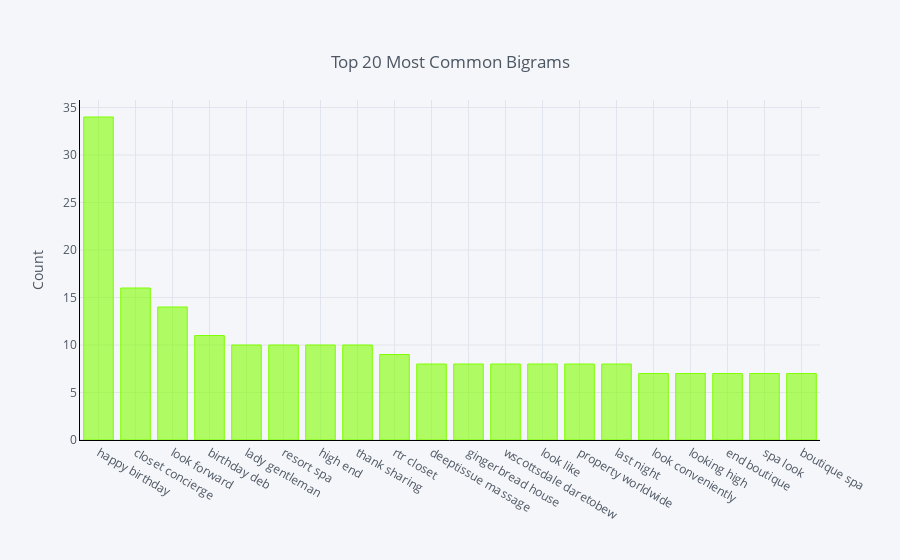
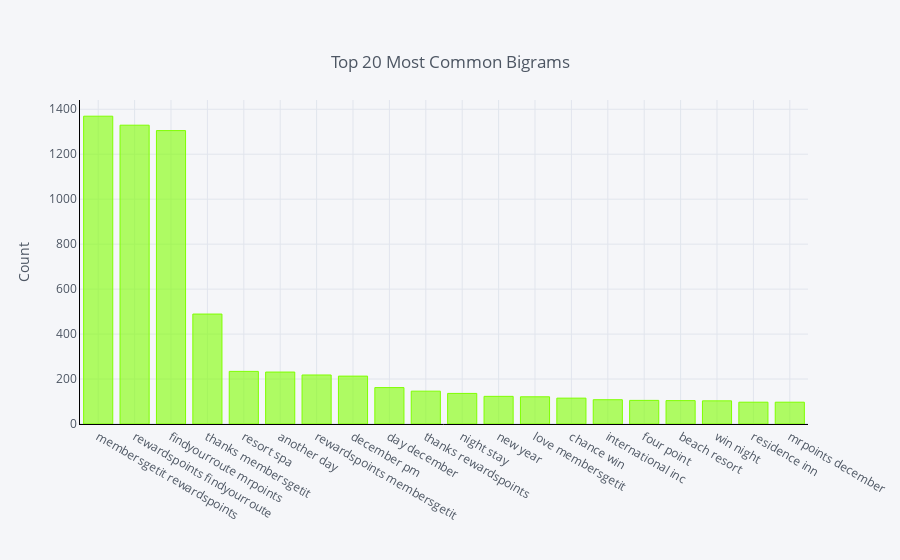

These figures' notebook cell, in order:
### Code cell
for key, val in enumerate(['Luxury','Premium','Select','Expedia','Priceline','Booking.com']):
    common_words = get_top_n_bigram(all_data['Tweet_Strings'].loc[all_data['Class']==val], n=20)
    df1 = pd.DataFrame(common_words, columns = ['Word','Freq'])
    df1.groupby('Word').sum()['Freq'].sort_values(ascending=False).iplot(
kind='bar', yTitle='Count', color = '#7FFF00', linecolor='black', title={'text':'Top 20 Most Common Bigrams', 'y':0.9,
        'x':0.5, 'xanchor': 'center',
        'yanchor': 'top'})

### Figure 1 — Plotly figure (JSON) as saved in the notebook; plotly's stock layout.template omitted (floating-point values rounded to 4 significant figures)
{"data": [{"marker": {"color": "rgba(127, 255, 0, 0.6)", "line": {"color": "rgba(127, 255, 0, 1.0)", "width": 1}}, "name": "Freq", "orientation": "v", "text": "", "type": "bar", "x": ["happy birthday", "closet concierge", "look forward", "birthday deb", "lady gentleman", "resort spa", "high end", "thank sharing", "rtr closet", "deeptissue massage", "gingerbread house", "wscottsdale daretobew", "look like", "property worldwide", "last night", "look conveniently", "looking high", "end boutique", "spa look", "boutique spa"], "y": [34, 16, 14, 11, 10, 10, 10, 10, 9, 8, 8, 8, 8, 8, 8, 7, 7, 7, 7, 7]}], "layout": {"legend": {"bgcolor": "#F5F6F9", "font": {"color": "#4D5663"}}, "paper_bgcolor": "#F5F6F9", "plot_bgcolor": "#F5F6F9", "title": {"font": {"color": "#4D5663"}, "text": "Top 20 Most Common Bigrams", "x": 0.5, "xanchor": "center", "y": 0.9, "yanchor": "top"}, "xaxis": {"gridcolor": "#E1E5ED", "linecolor": "black", "showgrid": true, "tickfont": {"color": "#4D5663"}, "title": {"font": {"color": "#4D5663"}, "text": ""}, "zerolinecolor": "#E1E5ED"}, "yaxis": {"gridcolor": "#E1E5ED", "linecolor": "black", "showgrid": true, "tickfont": {"color": "#4D5663"}, "title": {"font": {"color": "#4D5663"}, "text": "Count"}, "zerolinecolor": "#E1E5ED"}}}

### Figure 2 — Plotly figure (JSON) as saved in the notebook; plotly's stock layout.template omitted (floating-point values rounded to 4 significant figures)
{"data": [{"marker": {"color": "rgba(127, 255, 0, 0.6)", "line": {"color": "rgba(127, 255, 0, 1.0)", "width": 1}}, "name": "Freq", "orientation": "v", "text": "", "type": "bar", "x": ["membersgetit rewardspoints", "rewardspoints findyourroute", "findyourroute mrpoints", "thanks membersgetit", "resort spa", "another day", "rewardspoints membersgetit", "december pm", "day december", "thanks rewardspoints", "night stay", "new year", "love membersgetit", "chance win", "international inc", "four point", "beach resort", "win night", "residence inn", "mrpoints december"], "y": [1369, 1329, 1305, 489, 234, 231, 218, 213, 162, 146, 136, 123, 121, 115, 108, 105, 104, 103, 97, 97]}], "layout": {"legend": {"bgcolor": "#F5F6F9", "font": {"color": "#4D5663"}}, "paper_bgcolor": "#F5F6F9", "plot_bgcolor": "#F5F6F9", "title": {"font": {"color": "#4D5663"}, "text": "Top 20 Most Common Bigrams", "x": 0.5, "xanchor": "center", "y": 0.9, "yanchor": "top"}, "xaxis": {"gridcolor": "#E1E5ED", "linecolor": "black", "showgrid": true, "tickfont": {"color": "#4D5663"}, "title": {"font": {"color": "#4D5663"}, "text": ""}, "zerolinecolor": "#E1E5ED"}, "yaxis": {"gridcolor": "#E1E5ED", "linecolor": "black", "showgrid": true, "tickfont": {"color": "#4D5663"}, "title": {"font": {"color": "#4D5663"}, "text": "Count"}, "zerolinecolor": "#E1E5ED"}}}
